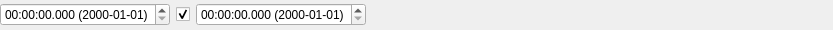
<?xml version="1.0" encoding="UTF-8"?>
<ui version="4.0">
 <class>Form</class>
 <widget class="QWidget" name="Form">
  <property name="geometry">
   <rect>
    <x>0</x>
    <y>0</y>
    <width>833</width>
    <height>30</height>
   </rect>
  </property>
  <property name="windowTitle">
   <string>Form</string>
  </property>
  <layout class="QVBoxLayout" name="verticalLayout">
   <property name="margin">
    <number>0</number>
   </property>
   <item>
    <layout class="QHBoxLayout" name="horizontalLayout_2" stretch="0,0,0,1">
     <item>
      <widget class="QDateTimeEdit" name="start_datetime">
       <property name="toolTip">
        <string>Start Time</string>
       </property>
       <property name="displayFormat">
        <string>hh:mm:ss.zzz (yyyy-MM-dd)</string>
       </property>
      </widget>
     </item>
     <item>
      <widget class="QCheckBox" name="stop_enabled_check_box">
       <property name="toolTip">
        <string>Disable End Time</string>
       </property>
       <property name="text">
        <string/>
       </property>
       <property name="checked">
        <bool>true</bool>
       </property>
      </widget>
     </item>
     <item>
      <widget class="QDateTimeEdit" name="stop_datetime">
       <property name="toolTip">
        <string>End Time</string>
       </property>
       <property name="displayFormat">
        <string>hh:mm:ss.zzz (yyyy-MM-dd)</string>
       </property>
      </widget>
     </item>
     <item>
      <spacer name="horizontalSpacer">
       <property name="orientation">
        <enum>Qt::Horizontal</enum>
       </property>
       <property name="sizeHint" stdset="0">
        <size>
         <width>40</width>
         <height>20</height>
        </size>
       </property>
      </spacer>
     </item>
    </layout>
   </item>
  </layout>
 </widget>
 <resources/>
 <connections/>
</ui>
